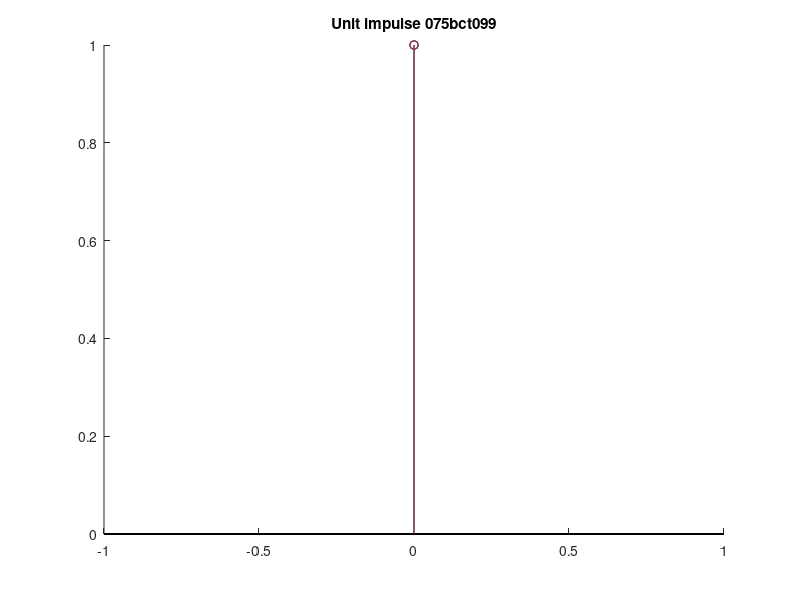

Recreate this plot in MATLAB.
hold on ;
n = -10:10;
for(n = -10:1:10)
  if(n=0)
    stem(n,0);
  else
    stem(n,1);
    title("Unit impulse 075bct099")
  end
end
hold off;
